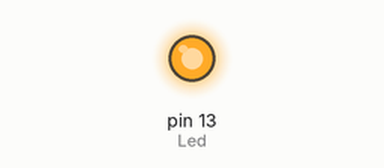
This sketch was run on a simulated Arduino Uno, built with avr-gcc and run on an emulated ATmega328P. Parts: output pins drawn as LEDs (lit = HIGH).

Above: at 0.2 s.
At 20.2 s:
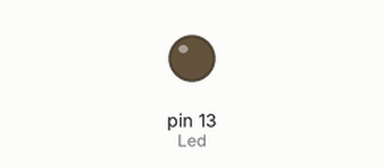
Timing chart, 0 to 22.1 s (numbered marks = the images above):
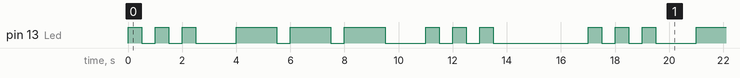

The sketch:

SOS2.ino
```cpp
int Led = 13;
int interval = 500;
void setup (){
  pinMode (Led, OUTPUT);
}

void loop () {
  dot();
  dot();
  dot();
  letterSpatie();
  dash();
  dash();
  dash();
  letterSpatie();
  dot();
  dot();
  dot();
  woordSpatie();
}

 void dot (){
  digitalWrite(Led, HIGH);
  delay (interval);
  digitalWrite(Led, LOW);
  delay(interval);
}

 void dash (){
  digitalWrite(Led, HIGH);
  delay (interval*3);
  digitalWrite(Led, LOW);
  delay(interval);
}

void letterSpatie(){
  delay (interval*2);
}

void woordSpatie(){
  delay (interval*6);
}
```

Measured:
- by itself, pin 13 (Led): repeats every 17.0 s: 2 × (LOW 0.50 s, HIGH 0.50 s), LOW 1.5 s, 2 × (HIGH 1.5 s, LOW 0.50 s), HIGH 1.5 s, LOW 1.5 s, 2 × (HIGH 0.50 s, LOW 0.50 s), HIGH 0.50 s, LOW 3.5 s, HIGH 0.50 s
- by itself, everything shown: repeats every 17.0 s, in 18 steps
